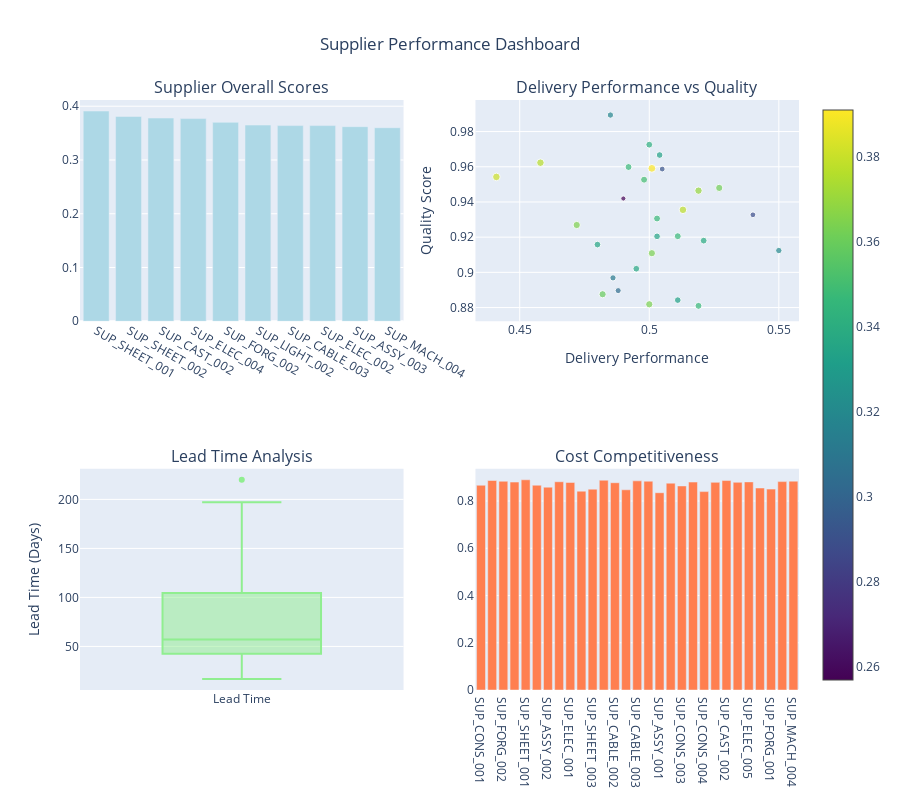

Notebook code cell kept with this figure:
### Markdown cell above
### 4.3 Interactive Supplier Performance Dashboard

### Code cell
# Create interactive supplier performance dashboard using Plotly
# First create supplier_kpis from actual data

# Calculate supplier KPIs from existing data
supplier_kpis = supplier_health.copy()
supplier_kpis['overall_score'] = supplier_kpis['Health_Score']
supplier_kpis['delivery_performance'] = supplier_kpis['Actual_OTD'].fillna(supplier_kpis['base_otd_performance'])
supplier_kpis['quality_score'] = supplier_kpis['base_quality_score']
supplier_kpis['lead_time_days'] = supplier_kpis.get('Avg_Lead_Time', 30)  # Default if missing
supplier_kpis['cost_competitiveness'] = 1 - (supplier_kpis['Risk_Score'] * 0.3)  # Inverse of risk

fig = make_subplots(
    rows=2, cols=2,
    subplot_titles=('Supplier Overall Scores', 'Delivery Performance vs Quality', 
                   'Lead Time Analysis', 'Cost Competitiveness'),
    specs=[[{"type": "bar"}, {"type": "scatter"}],
           [{"type": "box"}, {"type": "bar"}]]
)

# 1. Supplier overall scores
top_10_suppliers = supplier_kpis.nlargest(10, 'overall_score')
fig.add_trace(
    go.Bar(x=top_10_suppliers['supplier_id'], y=top_10_suppliers['overall_score'],
           name='Overall Score', marker_color='lightblue'),
    row=1, col=1
)

# 2. Delivery vs Quality scatter plot
fig.add_trace(
    go.Scatter(x=supplier_kpis['delivery_performance'], y=supplier_kpis['quality_score'],
               mode='markers', text=supplier_kpis['supplier_id'],
               marker=dict(size=supplier_kpis['overall_score']*20, 
                          color=supplier_kpis['overall_score'],
                          colorscale='Viridis', showscale=True),
               name='Suppliers'),
    row=1, col=2
)

# 3. Lead time box plot
fig.add_trace(
    go.Box(y=supplier_kpis['lead_time_days'], name='Lead Time',
           marker_color='lightgreen'),
    row=2, col=1
)

# 4. Cost competitiveness
fig.add_trace(
    go.Bar(x=supplier_kpis['supplier_id'], y=supplier_kpis['cost_competitiveness'],
           name='Cost Competitiveness', marker_color='coral'),
    row=2, col=2
)

# Update layout
fig.update_layout(
    title_text="Supplier Performance Dashboard",
    title_x=0.5,
    height=800,
    showlegend=False
)

# Update axes labels
fig.update_xaxes(title_text="Delivery Performance", row=1, col=2)
fig.update_yaxes(title_text="Quality Score", row=1, col=2)
fig.update_yaxes(title_text="Lead Time (Days)", row=2, col=1)

fig.show()

### Figure 1 — Plotly figure (JSON) as saved in the notebook; plotly's stock layout.template omitted (floating-point values rounded to 4 significant figures)
{"data": [{"marker": {"color": "lightblue"}, "name": "Overall Score", "type": "bar", "x": ["SUP_SHEET_001", "SUP_SHEET_002", "SUP_CAST_002", "SUP_ELEC_004", "SUP_FORG_002", "SUP_LIGHT_002", "SUP_CABLE_003", "SUP_ELEC_002", "SUP_ASSY_003", "SUP_MACH_004"], "xaxis": "x", "y": [0.391, 0.381, 0.378, 0.377, 0.37, 0.365, 0.364, 0.364, 0.362, 0.36], "yaxis": "y"}, {"marker": {"color": [0.318, 0.377, 0.37, 0.347, 0.391, 0.334, 0.257, 0.347, 0.335, 0.289, 0.337, 0.381, 0.32, 0.362, 0.364, 0.364, 0.304, 0.312, 0.292, 0.339, 0.341, 0.336, 0.378, 0.333, 0.347, 0.365, 0.347, 0.35, 0.36], "colorscale": [[0, "#440154"], [0.1111, "#482878"], [0.2222, "#3e4989"], [0.3333, "#31688e"], [0.4444, "#26828e"], [0.5556, "#1f9e89"], [0.6667, "#35b779"], [0.7778, "#6ece58"], [0.8889, "#b5de2b"], [1, "#fde725"]], "showscale": true, "size": [6.36, 7.54, 7.4, 6.94, 7.82, 6.68, 5.14, 6.94, 6.7, 5.78, 6.74, 7.62, 6.4, 7.24, 7.28, 7.28, 6.08, 6.24, 5.84, 6.78, 6.82, 6.72, 7.56, 6.66, 6.94, 7.3, 6.94, 7.0, 7.2]}, "mode": "markers", "name": "Suppliers", "text": ["SUP_CONS_001", "SUP_ELEC_004", "SUP_FORG_002", "SUP_CAST_001", "SUP_SHEET_001", "SUP_CONS_002", "SUP_ASSY_002", "SUP_MACH_001", "SUP_ELEC_001", "SUP_CABLE_001", "SUP_SHEET_003", "SUP_SHEET_002", "SUP_CABLE_002", "SUP_ASSY_003", "SUP_CABLE_003", "SUP_ELEC_002", "SUP_ASSY_001", "SUP_LIGHT_003", "SUP_CONS_003", "SUP_MACH_003", "SUP_CONS_004", "SUP_ELEC_003", "SUP_CAST_002", "SUP_LIGHT_001", "SUP_ELEC_005", "SUP_LIGHT_002", "SUP_FORG_001", "SUP_MACH_002", "SUP_MACH_004"], "type": "scatter", "x": [0.485, 0.458, 0.519, 0.519, 0.501, 0.504, 0.49, 0.503, 0.503, 0.54, 0.495, 0.441, 0.55, 0.527, 0.5, 0.501, 0.488, 0.486, 0.505, 0.521, 0.5, 0.48, 0.513, 0.511, 0.511, 0.472, 0.492, 0.498, 0.482], "xaxis": "x2", "y": [0.9894, 0.9623, 0.9464, 0.881, 0.9591, 0.9667, 0.942, 0.9306, 0.9205, 0.9327, 0.9021, 0.9542, 0.9124, 0.948, 0.8819, 0.9109, 0.8896, 0.8969, 0.9587, 0.918, 0.9726, 0.9158, 0.9355, 0.8842, 0.9205, 0.9269, 0.9599, 0.9527, 0.8876], "yaxis": "y2"}, {"marker": {"color": "lightgreen"}, "name": "Lead Time", "type": "box", "xaxis": "x3", "y": [16.84, 103.1, 127.2, 109.0, 29.83, 19.14, 220.0, 50.47, 98.73, 50.17, 38.16, 35.49, 57.17, 197.0, 51.59, 95.01, 163.8, 72.88, 17.04, 44.06, 20.11, 95.89, 116.6, 55.8, 97.95, 58.37, 139.6, 46.1, 44.29], "yaxis": "y3"}, {"marker": {"color": "coral"}, "name": "Cost Competitiveness", "type": "bar", "x": ["SUP_CONS_001", "SUP_ELEC_004", "SUP_FORG_002", "SUP_CAST_001", "SUP_SHEET_001", "SUP_CONS_002", "SUP_ASSY_002", "SUP_MACH_001", "SUP_ELEC_001", "SUP_CABLE_001", "SUP_SHEET_003", "SUP_SHEET_002", "SUP_CABLE_002", "SUP_ASSY_003", "SUP_CABLE_003", "SUP_ELEC_002", "SUP_ASSY_001", "SUP_LIGHT_003", "SUP_CONS_003", "SUP_MACH_003", "SUP_CONS_004", "SUP_ELEC_003", "SUP_CAST_002", "SUP_LIGHT_001", "SUP_ELEC_005", "SUP_LIGHT_002", "SUP_FORG_001", "SUP_MACH_002", "SUP_MACH_004"], "xaxis": "x4", "y": [0.8668, 0.8869, 0.8838, 0.8802, 0.8899, 0.867, 0.8587, 0.8817, 0.8787, 0.8418, 0.8503, 0.8883, 0.8775, 0.8475, 0.8854, 0.8841, 0.8352, 0.8757, 0.8638, 0.8803, 0.8399, 0.8791, 0.8867, 0.8793, 0.881, 0.8552, 0.8505, 0.8822, 0.8842], "yaxis": "y4"}], "layout": {"annotations": [{"font": {"size": 16}, "showarrow": false, "text": "Supplier Overall Scores", "x": 0.225, "xanchor": "center", "xref": "paper", "y": 1, "yanchor": "bottom", "yref": "paper"}, {"font": {"size": 16}, "showarrow": false, "text": "Delivery Performance vs Quality", "x": 0.775, "xanchor": "center", "xref": "paper", "y": 1, "yanchor": "bottom", "yref": "paper"}, {"font": {"size": 16}, "showarrow": false, "text": "Lead Time Analysis", "x": 0.225, "xanchor": "center", "xref": "paper", "y": 0.375, "yanchor": "bottom", "yref": "paper"}, {"font": {"size": 16}, "showarrow": false, "text": "Cost Competitiveness", "x": 0.775, "xanchor": "center", "xref": "paper", "y": 0.375, "yanchor": "bottom", "yref": "paper"}], "height": 800, "showlegend": false, "title": {"text": "Supplier Performance Dashboard", "x": 0.5}, "xaxis": {"anchor": "y", "domain": [0, 0.45]}, "xaxis2": {"anchor": "y2", "domain": [0.55, 1], "title": {"text": "Delivery Performance"}}, "xaxis3": {"anchor": "y3", "domain": [0, 0.45]}, "xaxis4": {"anchor": "y4", "domain": [0.55, 1]}, "yaxis": {"anchor": "x", "domain": [0.625, 1]}, "yaxis2": {"anchor": "x2", "domain": [0.625, 1], "title": {"text": "Quality Score"}}, "yaxis3": {"anchor": "x3", "domain": [0, 0.375], "title": {"text": "Lead Time (Days)"}}, "yaxis4": {"anchor": "x4", "domain": [0, 0.375]}}}
